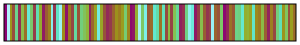

This figure's Python source:
# 
#         hawaiiS
#                   www.fabiocrameri.ch/colourmaps
from matplotlib.colors import LinearSegmentedColormap      
      
cm_data = [[0.55054, 0.006842, 0.45198],      
           [0.70378, 0.94898, 0.99377],      
           [0.61115, 0.58982, 0.11132],      
           [0.59051, 0.3043, 0.24172],      
           [0.41971, 0.83304, 0.55824],      
           [0.57371, 0.18114, 0.3346],      
           [0.53707, 0.73968, 0.29114],      
           [0.60713, 0.4336, 0.1582],      
           [0.40326, 0.91353, 0.83451],      
           [0.47814, 0.78987, 0.42206],      
           [0.58235, 0.24327, 0.28591],      
           [0.37617, 0.87491, 0.69869],      
           [0.58608, 0.67243, 0.17528],      
           [0.56366, 0.11287, 0.39002],      
           [0.59872, 0.36683, 0.19953],      
           [0.61384, 0.50759, 0.12051],      
           [0.52972, 0.93842, 0.93259],      
           [0.57814, 0.21254, 0.30954],      
           [0.37572, 0.8951, 0.76855],      
           [0.61664, 0.94539, 0.96756],      
           [0.61447, 0.54785, 0.10911],      
           [0.55762, 0.06997, 0.42038],      
           [0.61099, 0.46954, 0.13827],      
           [0.58646, 0.27377, 0.26344],      
           [0.39395, 0.85406, 0.6281],      
           [0.59458, 0.33523, 0.22051],      
           [0.44844, 0.8118, 0.48955],      
           [0.50799, 0.76629, 0.35578],      
           [0.56381, 0.7086, 0.22974],      
           [0.56894, 0.14842, 0.36138],      
           [0.60293, 0.39949, 0.17878],      
           [0.60203, 0.63211, 0.13369],      
           [0.45254, 0.92703, 0.88545],      
           [0.59492, 0.65266, 0.15242],      
           [0.59255, 0.3197, 0.23106],      
           [0.57138, 0.16501, 0.34776],      
           [0.58027, 0.22798, 0.29757],      
           [0.60082, 0.38301, 0.18915],      
           [0.61342, 0.56868, 0.10794],      
           [0.6126, 0.48829, 0.12892],      
           [0.60741, 0.61106, 0.11981],      
           [0.46322, 0.80096, 0.45567],      
           [0.61453, 0.52746, 0.11366],      
           [0.55423, 0.04117, 0.43606],      
           [0.56075, 0.092811, 0.40501],      
           [0.57565, 0.69112, 0.20131],      
           [0.66055, 0.94751, 0.98145],      
           [0.49309, 0.77836, 0.38876],      
           [0.4891, 0.9333, 0.91062],      
           [0.59664, 0.35092, 0.20999],      
           [0.60504, 0.41635, 0.16844],      
           [0.38553, 0.90462, 0.80228],      
           [0.38359, 0.86453, 0.66337],      
           [0.60913, 0.45132, 0.14807],      
           [0.37304, 0.88514, 0.73387],      
           [0.58848, 0.28901, 0.25249],      
           [0.55085, 0.72477, 0.25987],      
           [0.58442, 0.25853, 0.27455],      
           [0.5227, 0.75346, 0.32319],      
           [0.40624, 0.84356, 0.59304],      
           [0.56638, 0.13117, 0.37547],      
           [0.57597, 0.19698, 0.32185],      
           [0.43386, 0.82246, 0.52375],      
           [0.57269, 0.94241, 0.95146],      
           [0.4217, 0.91968, 0.85731],      
           [0.56224, 0.10313, 0.39747],      
           [0.58339, 0.25092, 0.2802],      
           [0.52994, 0.7467, 0.30708],      
           [0.59768, 0.35883, 0.20478],      
           [0.57706, 0.20478, 0.31565],      
           [0.58544, 0.26616, 0.26898],      
           [0.59461, 0.94402, 0.95982],      
           [0.60187, 0.39122, 0.18395],      
           [0.59356, 0.32743, 0.22577],      
           [0.48561, 0.78418, 0.40538],      
           [0.55243, 0.023795, 0.444],      
           [0.57017, 0.15681, 0.35452],      
           [0.60814, 0.44241, 0.15309],      
           [0.59561, 0.34305, 0.21523],      
           [0.42672, 0.82776, 0.54096],      
           [0.44111, 0.81714, 0.50662],      
           [0.39338, 0.90916, 0.81862],      
           [0.58105, 0.68192, 0.18799],      
           [0.56988, 0.70002, 0.21528],      
           [0.59869, 0.64247, 0.1425],      
           [0.37967, 0.89992, 0.78557],      
           [0.61461, 0.53759, 0.11103],      
           [0.61183, 0.47884, 0.13351],      
           [0.54404, 0.73238, 0.27539],      
           [0.59977, 0.37488, 0.19437],      
           [0.56768, 0.13987, 0.36838],      
           [0.61327, 0.49788, 0.12457],      
           [0.58747, 0.28137, 0.25793],      
           [0.45581, 0.80641, 0.47258],      
           [0.37398, 0.88005, 0.71632],      
           [0.61245, 0.57923, 0.10903],      
           [0.50055, 0.77241, 0.37222],      
           [0.59153, 0.31197, 0.23638],      
           [0.60493, 0.62162, 0.12612],      
           [0.60608, 0.42493, 0.16332]]      
      
hawaiiS_map = LinearSegmentedColormap.from_list('hawaiiS', cm_data)      
# For use of "viscm view"      
test_cm = hawaiiS_map      
      
if __name__ == "__main__":      
    import matplotlib.pyplot as plt      
    import numpy as np      
      
    try:      
        from viscm import viscm      
        viscm(hawaiiS_map)      
    except ImportError:      
        print("viscm not found, falling back on simple display")      
        plt.imshow(np.linspace(0, 100, 256)[None, :], aspect='auto',      
                   cmap=hawaiiS_map)      
    plt.show()      
